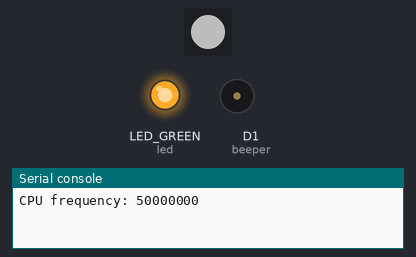
The program below on a simulated CircuitPython board. Parts: 1 RGB LEDs in strip order, left to right, output pins drawn as LEDs (lit = HIGH), buzzer (waves = sounding, pin HIGH), the last lines printed to the serial console. Dim RGB values are drawn brighter than linear; no radio messages arrive unless stated (any console line starting 'radio sent:' is added by the test bench).

Above: at 0.02 s.
At 0.2 s:
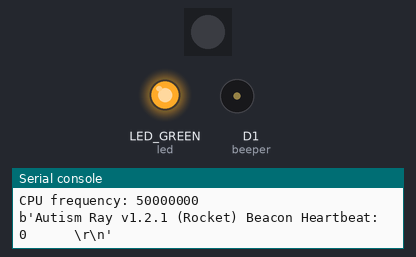
Timing chart, 0 to 3.0 s (numbered marks = the images above):
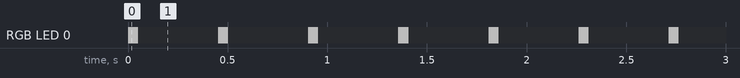

Measured:
- by itself, RGB LED 0: alternates RGB(76, 76, 76) for 0.05 s and off for 0.40 s

The program:

main.py
```python
from digitalio import DigitalInOut
import time, busio, digitalio, board, neopixel, adafruit_rfm9x
import microcontroller, alarm, traceback

"""
Authored by besser435
Created February 2023
Revised May 2023

Autism Ray is Chungus Aerospace's system to locate a rocket
using LoRa 915MHz radios. Once the rocket lands, we will
scan the area for the radio beacon using a directional antenna.
We will keep moving the antenna back and forth until the signal
strength is the strongest. Then we will know what direction
to head in to find the rocket. Not sure if this will even work,
but we might as well try.

This is the rocket code. It will broadcast the radio signal, and
will also beep for when we get close to finding it.
"""
version = "Autism Ray v1.2.1 (Rocket)"

# Underclock to save power. USB requires > 48MHz; boot into safe mode by pressing reset on power on in case this is too low.
microcontroller.cpu.frequency = 50_000_000
print(f"CPU frequency: {microcontroller.cpu.frequency}")

# LEDs
led_neo = neopixel.NeoPixel(board.NEOPIXEL, 1, brightness=0.3)
led = digitalio.DigitalInOut(board.LED_GREEN)
led.direction = digitalio.Direction.OUTPUT
led.value = True

# RFM95
spi = busio.SPI(board.SCK, MOSI=board.MOSI, MISO=board.MISO)
cs = digitalio.DigitalInOut(board.D7)
reset = digitalio.DigitalInOut(board.D0)
rfm = adafruit_rfm9x.RFM9x(spi, cs, reset, 900.0) # NOTE 900MHz
rfm.tx_power = 23
prev_packet = None

# Beeper
mute_beeper = 1
beeper = digitalio.DigitalInOut(board.D1)
beeper.direction = digitalio.Direction.OUTPUT
def beep(state):
    if not mute_beeper:
        if not state:
            beeper.value = False
        elif state:
            beeper.value = True
    else:
        #led_neo.brightness = 0.01
        pass


def error(e):

    #https://discord.com/channels/914767468331929653/938696892659929109/1083860244003831829
    #add proper redundancy, see message above

    traceback.print_exception(type(e), e, e.__traceback__)
    for i in range(120):    # wait 2 minutes for the issue to magically disappear before trying one last time
        led_neo.fill((255, 0, 0))
        beep(1)
        time.sleep(0.5)
        led_neo.fill((0, 0, 0))
        beep(0)
        time.sleep(0.5)
        print("Error, will try again when i is 120. i = " + str(i))

    while True:
        send_data = bytes("Error occurred: \n" + e + "\r\n","utf-8")
        rfm.send(send_data)
        print("Sent the message: " + str(send_data))
        time.sleep(1)


heartbeat = 0
while True:
    try:
        led_neo.fill((255, 255, 255))
        beep(1)

        """
        TODO should really separate send_data by new lines. Currently I just parse this on the
        the ground station by converting it to a list and chopping off certain characters. Its hard coded,
        and not dynamic to changing string lengths. For example, a different version number might bung
        with the formatting on the OLED display if its a character too long or too short for example.

        New lines would fix this, as I could just parse for new lines, rather that set char counts in a list.
        """

        send_data = bytes(version + " Beacon Heartbeat: " + str(heartbeat) + "      \r\n","utf-8")
        rfm.send(send_data)
        print(str(send_data))

        heartbeat += 1
        beep(0)
        led_neo.fill((0, 0, 0))

        time_alarm = alarm.time.TimeAlarm(monotonic_time=time.monotonic() + 0.4)
        alarm.light_sleep_until_alarms(time_alarm)

    except Exception as e:
        error(e)
```
